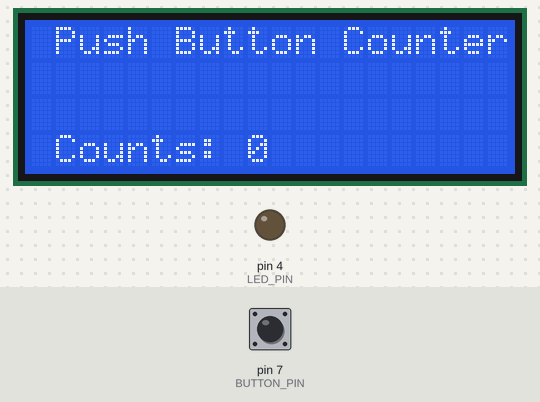
A sketch run on a simulated Arduino Uno, built with avr-gcc and run on an emulated ATmega328P. Parts: 20×4 character LCD, output pins drawn as LEDs (lit = HIGH). Inputs (shaded band) come from the test bench; at power-on: pin 7 (BUTTON_PIN) HIGH.

Above: at 1.2 s.
1.3 s: pin 7 (BUTTON_PIN) pulled LOW for 1 s
At 1.4 s:
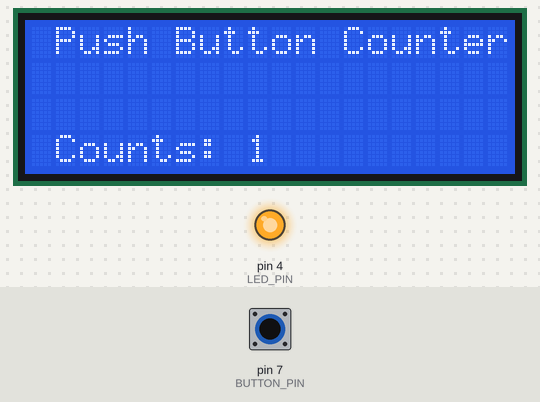
3.8 s: pin 7 (BUTTON_PIN) pulled LOW for 0.15 s
At 4.6 s:
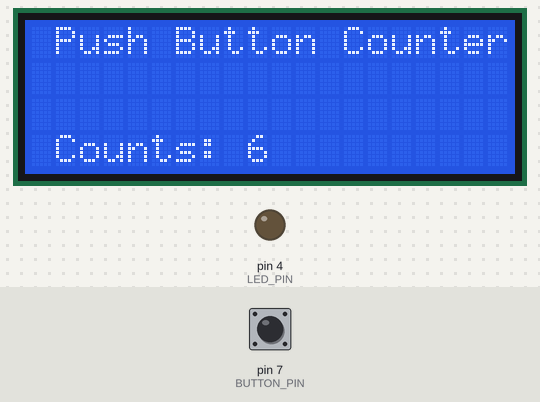
5.5 s: pin 7 (BUTTON_PIN) pulled LOW for 0.15 s
At 6.9 s:
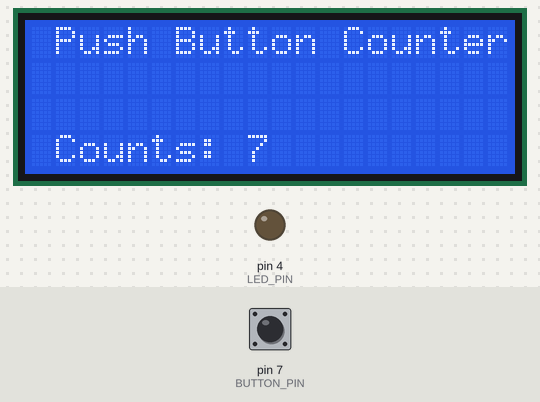
7.2 s: pin 7 (BUTTON_PIN) pulled LOW for 1 s
At 9.3 s:
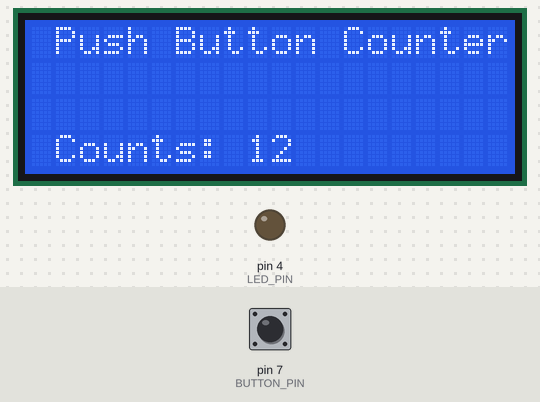
Timing chart, 0 to 10.7 s (numbered marks = the images above; inputs shaded):
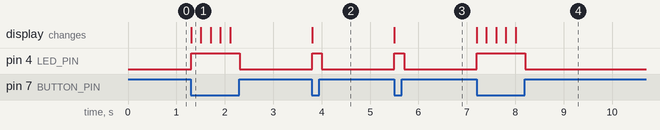

The sketch:

push_button.ino
```cpp
// include the library code:
#include <LiquidCrystal.h> //library for LCD

// initialize the library with the numbers of the interface pins
LiquidCrystal lcd(13, 12, 11, 10, 9, 8);

//Define Pins of Arduino
const int BUTTON_PIN  = 7;
const int LED_PIN = 4 ;

//Create a Variable
int Counts = 0;

void setup()
{
  pinMode(BUTTON_PIN, INPUT_PULLUP); //Use the BUTTON PIN as INPUT_PULLUP
  pinMode(LED_PIN, OUTPUT); //Use the LED PIN as OUTPUT

  lcd.begin(20, 4); // set up the LCD's number of columns and rows:
  lcd.setCursor(0, 0);
  //lcd.print("  THE BRIGHT LIGHT ");
  //  lcd.setCursor(0, 1);
  lcd.print(" Push Button Counter");
  lcd.setCursor(0, 3);
  lcd.print(" Counts: ");
  lcd.print(Counts);
  lcd.print("  ");
}

void loop()
{
  if(digitalRead(BUTTON_PIN) == LOW)
  {
    Counts = Counts + 1;
    lcd.setCursor(0, 3);
    lcd.print(" Counts: ");
    lcd.print(Counts);
    lcd.print("  ");
    digitalWrite(LED_PIN,HIGH);
    delay(200);
    digitalWrite(LED_PIN,LOW);
  }
}
```

Measured:
- after the input at 1.3 s, pin 4 (LED_PIN): LOW → HIGH at once, → LOW 1.0 s later; the display: changes at once (image 1)
- after the input at 3.8 s, pin 4 (LED_PIN): LOW → HIGH at once, → LOW 0.20 s later; the display: changes at once (image 2)
- after the input at 5.5 s, pin 4 (LED_PIN): LOW → HIGH at once, → LOW 0.20 s later; the display: changes at once (image 3)
- after the input at 7.2 s, pin 4 (LED_PIN): LOW → HIGH at once, → LOW 1.0 s later; the display: first changes at once (image 4 shows a later state)
